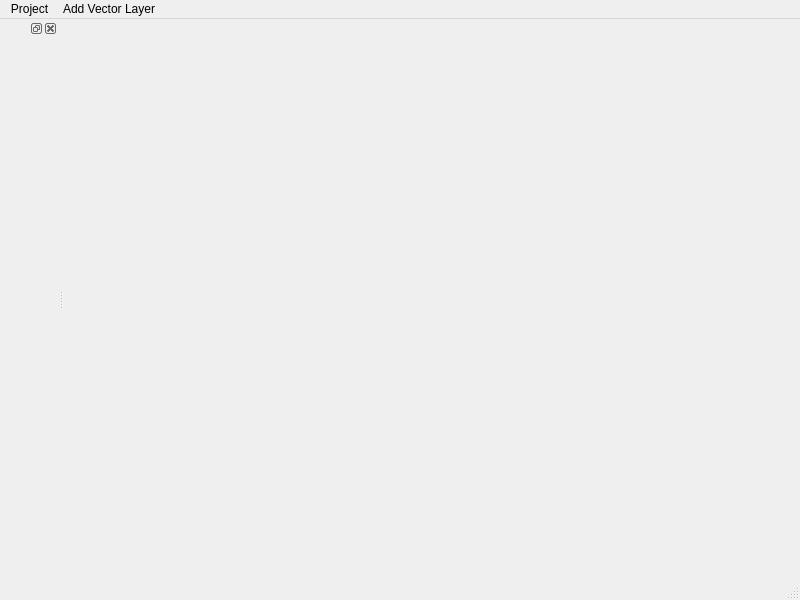
<?xml version="1.0" encoding="UTF-8"?>
<ui version="4.0">
 <class>MainWindow</class>
 <widget class="QMainWindow" name="MainWindow">
  <property name="geometry">
   <rect>
    <x>0</x>
    <y>0</y>
    <width>800</width>
    <height>600</height>
   </rect>
  </property>
  <property name="windowTitle">
   <string>MainWindow</string>
  </property>
  <property name="windowIcon">
   <iconset resource="../res/res.qrc">
    <normaloff>:/ico/qgis.ico</normaloff>:/ico/qgis.ico</iconset>
  </property>
  <widget class="QWidget" name="centralwidget">
   <layout class="QVBoxLayout" name="verticalLayout">
    <item>
     <widget class="QWidget" name="mapcanvasWidget" native="true"/>
    </item>
   </layout>
  </widget>
  <widget class="QMenuBar" name="menubar">
   <property name="geometry">
    <rect>
     <x>0</x>
     <y>0</y>
     <width>800</width>
     <height>28</height>
    </rect>
   </property>
   <widget class="QMenu" name="menuProject">
    <property name="title">
     <string>Project</string>
    </property>
    <addaction name="actionNew"/>
    <addaction name="actionOpen"/>
    <addaction name="actionSave"/>
    <addaction name="actionClose"/>
   </widget>
   <widget class="QMenu" name="menuAdd_Vector_Layer">
    <property name="title">
     <string>Add Vector Layer</string>
    </property>
    <addaction name="actionOGR_data_provider_ogr"/>
    <addaction name="actionOGR_data_provider_ogr_Directory"/>
    <addaction name="actionGPX_data_provider_gpx"/>
    <addaction name="actionDelimited_text_file_provider_delimitedtext"/>
    <addaction name="actionSpatiaLite_data_provider_spatialite"/>
    <addaction name="actionMemory_data_provider_memory"/>
    <addaction name="actionWFS_web_feature_service_data_provider_wfs"/>
   </widget>
   <addaction name="menuProject"/>
   <addaction name="menuAdd_Vector_Layer"/>
  </widget>
  <widget class="QStatusBar" name="statusbar"/>
  <widget class="QDockWidget" name="dockWidget">
   <attribute name="dockWidgetArea">
    <number>1</number>
   </attribute>
   <widget class="QWidget" name="layerTreeDockWidget"/>
  </widget>
  <action name="actionNew">
   <property name="text">
    <string>New</string>
   </property>
  </action>
  <action name="actionOpen">
   <property name="text">
    <string>Open</string>
   </property>
  </action>
  <action name="actionClose">
   <property name="text">
    <string>Quit</string>
   </property>
  </action>
  <action name="actionSave">
   <property name="text">
    <string>Save</string>
   </property>
  </action>
  <action name="actionGPX_data_provider_gpx">
   <property name="text">
    <string>GPX data provider(gpx)</string>
   </property>
  </action>
  <action name="actionDelimited_text_file_provider_delimitedtext">
   <property name="text">
    <string>Delimited text file provider(delimitedtext)</string>
   </property>
  </action>
  <action name="actionSpatiaLite_data_provider_spatialite">
   <property name="text">
    <string>SpatiaLite data provider(spatialite)</string>
   </property>
  </action>
  <action name="actionMemory_data_provider_memory">
   <property name="text">
    <string>Memory data provider(memory)</string>
   </property>
  </action>
  <action name="actionWFS_web_feature_service_data_provider_wfs">
   <property name="text">
    <string>WFS(web feature service) data provider(wfs)</string>
   </property>
  </action>
  <action name="actionOGR_data_provider_ogr">
   <property name="text">
    <string>OGR data provider(ogr) | File</string>
   </property>
  </action>
  <action name="actionOGR_data_provider_ogr_Directory">
   <property name="text">
    <string>OGR data provider(ogr) | Directory</string>
   </property>
  </action>
 </widget>
 <resources>
  <include location="../res/res.qrc"/>
 </resources>
 <connections/>
</ui>
